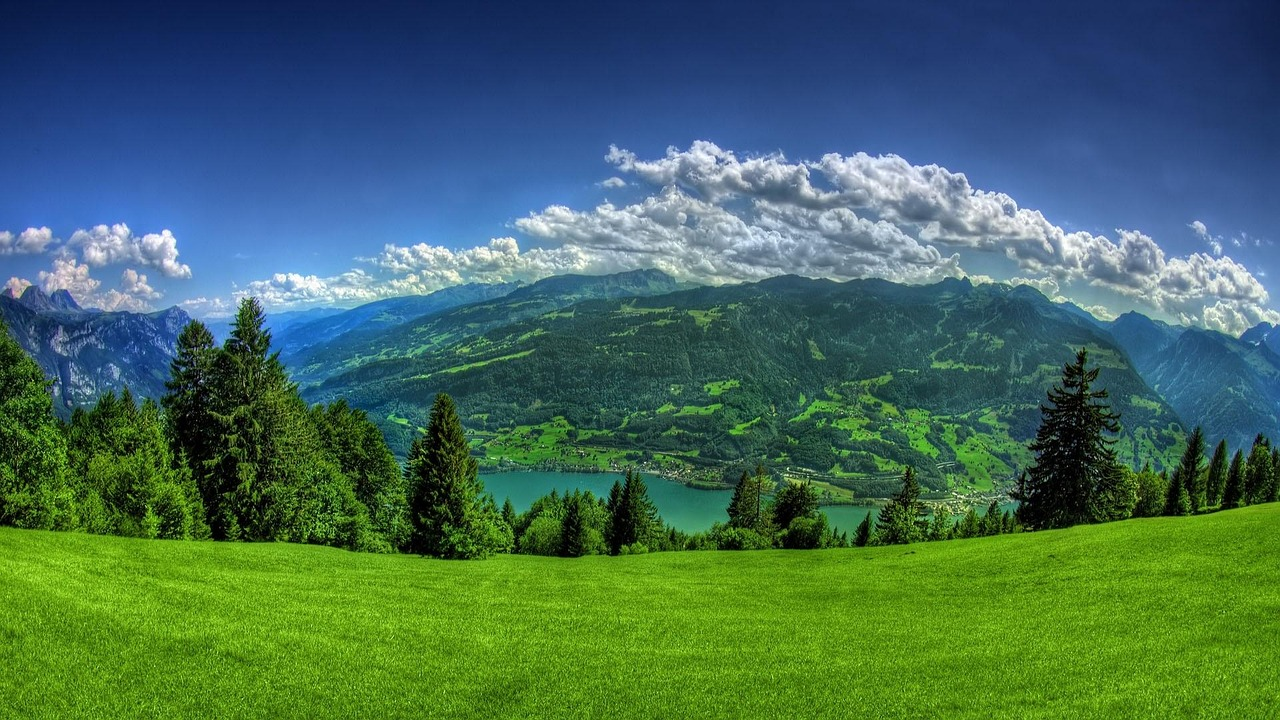
#> input picture solved tasks/beautiful-natural-image-1844362_1280.jpg, 1280 x 720 px, found by its file name
$ python 'task 5.py'
#> lines starting #> are read from the running program, lines starting #| are printed output that depends on the picture
import cv2 as cv
import matplotlib.pyplot as plt
import sys

# Load image
path = r"C:\Users\ASUS\OneDrive\Desktop\skyexperts tasks\task 1\beautiful-natural-image-1844362_1280.jpg"

img = cv.imread(path)
#> img is the input picture: shape (720, 1280, 3); mean B, G, R 89, 106.7, 68

# Check if image was loaded successfully
if img is None:
    print("Error: Could not read the image.")
    sys.exit()

# Crop the image
cropped = img[20:200, 50:200]
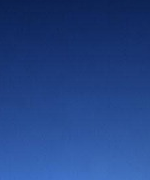
#> cropped: shape (180, 150, 3); mean B, G, R 133.8, 67.6, 34.2

# Display original and cropped images
plt.figure(figsize=(12, 5))

plt.subplot(1, 2, 1)
plt.imshow(cv.cvtColor(img, cv.COLOR_BGR2RGB))
plt.title("Original Image")
plt.axis("off")

plt.subplot(1, 2, 2)
plt.imshow(cv.cvtColor(cropped, cv.COLOR_BGR2RGB))
plt.title("Cropped Image")
plt.axis("off")

plt.tight_layout()
plt.show()
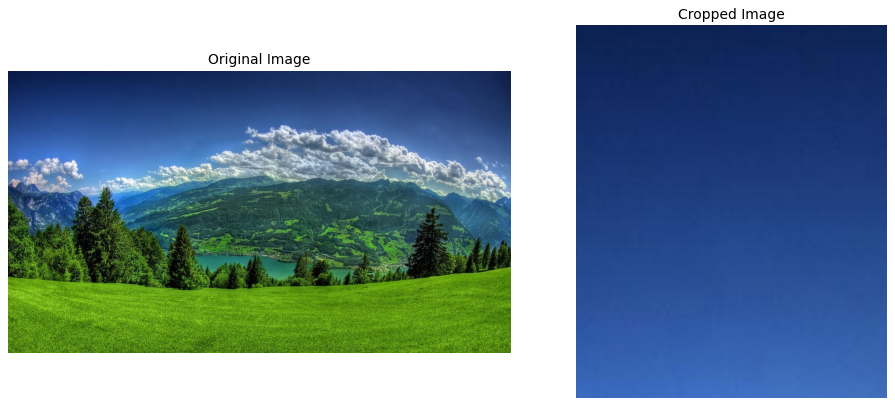
#> figure drawn by matplotlib, 2 panels

$ run again, with solved tasks/images.jpg copied over solved tasks/beautiful-natural-image-1844362_1280.jpg
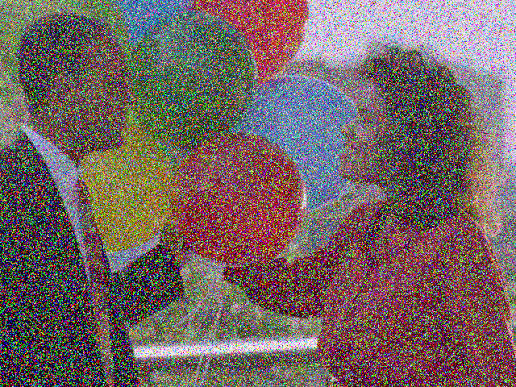
#> input picture solved tasks/images.jpg, 516 x 387 px, found by its file name
#> img is the input picture: shape (387, 516, 3); mean B, G, R 98.9, 99.7, 115.8
#> `cropped = img[20:200, 50:200]`:
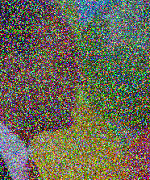
#> cropped: shape (180, 150, 3); mean B, G, R 84.3, 103, 104.7
#> `plt.show()`:
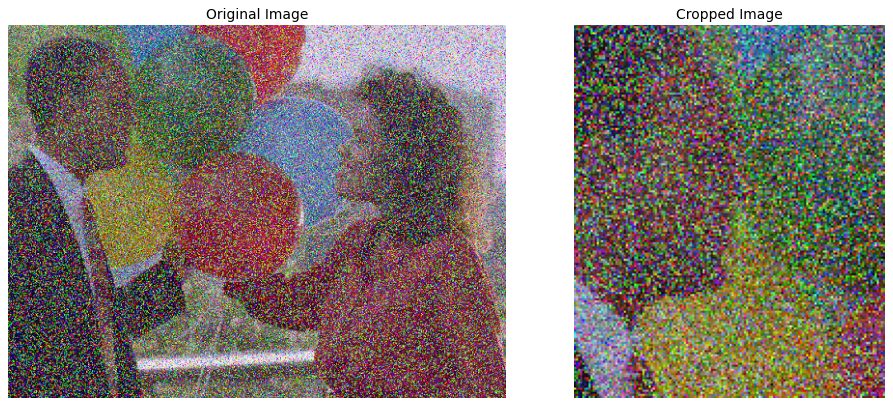
#> figure drawn by matplotlib, 2 panels
